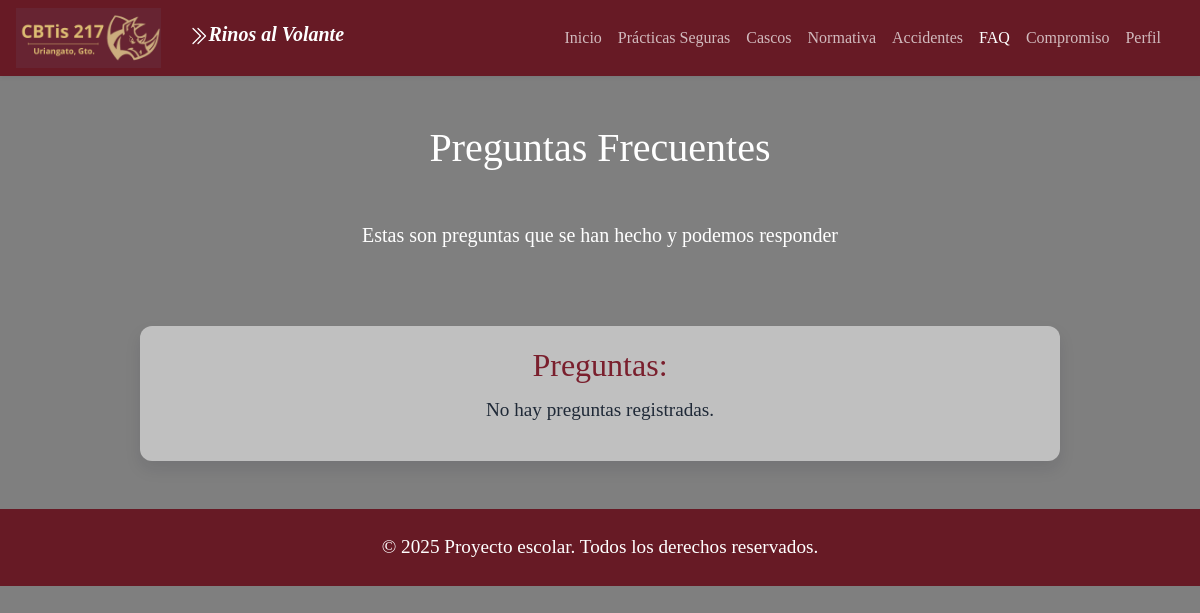
Page /FAQ.php on the earlier database version.
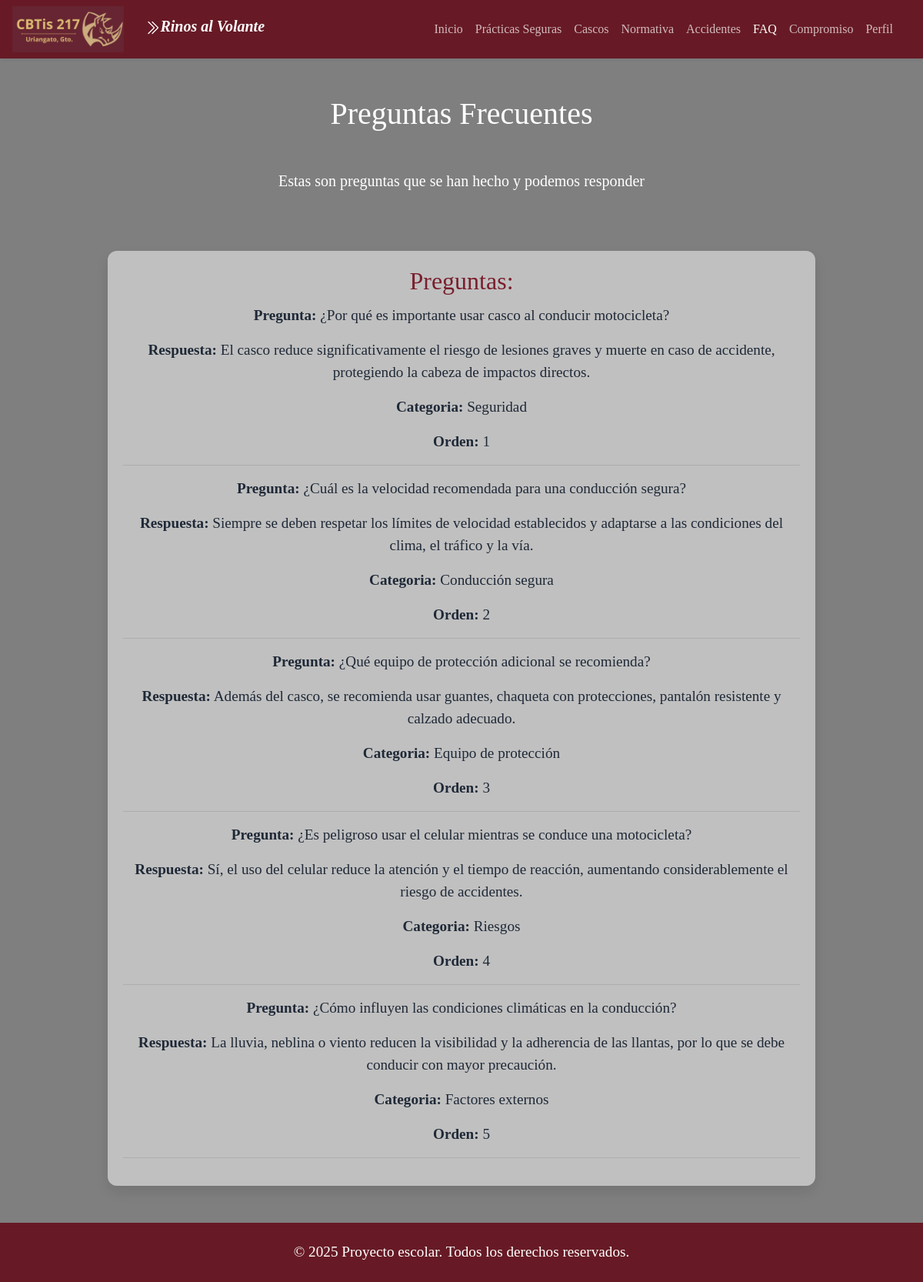
Same page on the later database version.
### tables this page shows
CREATE TABLE faq (
  id INT AUTO_INCREMENT PRIMARY KEY,
  pregunta VARCHAR(255),
  respuesta TEXT,
  categoria VARCHAR(100),
  orden INT
);

### FAQ.php (the view, shortened to what this page needs)
<!DOCTYPE html>
<html lang="en">
<head>
    <link href="https://stackpath.bootstrapcdn.com/bootstrap/4.5.2/css/bootstrap.min.css" rel="stylesheet">
    <link rel="stylesheet" href="CSS/styles.css">
</head>
<body id="fondo">
    <header>
        <nav class="navbar navbar-expand-lg navbar-dark bg-primary shadow-sm">
            <img src="img/rinos2.png" alt="Rinos" style="height: 60px; margin-right: 12px;">
            <div class="container">
                <h1 class="navbar-brand" href="index.html">
                    <img src="img/chevron-double-right.svg" alt="Logo" style="height: 20px; filter: brightness(0) invert(1); "><i>Rinos al Volante</i>
                </h1>
                <div class="collapse navbar-collapse" id="navbarNav">
                    <ul class="navbar-nav ml-auto">
                        <li class="nav-item">
                            <a class="nav-link" href="index.html">Inicio</a>
                        </li>
                        <li class="nav-item">
                            <a class="nav-link" href="PracticasSeguras.html">Prácticas Seguras</a>
                        </li>
                        <li class="nav-item">
                            <a class="nav-link" href="Cascos.php">Cascos</a>
                        </li>
                        <li class="nav-item">
                            <a class="nav-link" href="Normativa.html">Normativa</a>
                        </li>
                        <li class="nav-item">
                            <a class="nav-link" href="Accidentes.php">Accidentes</a>
                        </li>
                        <li class="nav-item active">
                            <a class="nav-link" href="FAQ.php">FAQ<span class="sr-only">(current)</span></a>
                        </li>
                        <li class="nav-item">
                            <a class="nav-link" href="CONTACTOS.php">Compromiso</a>
                        </li>
                        <li class="nav-item">
                            <a class="nav-link" href="profile.html">Perfil </a>
                        </li>
                    </ul>
                </div>
            </div>
        </nav>
    </header>
    <main class="container my-5">
        <h1 class="text-center mb-5 text-white">Preguntas Frecuentes</h1>
        <p class="text-center lead text-white">
            Estas son preguntas que se han hecho y podemos responder
        </p>
        <div class="row justify-content-center" style="padding-top: 60px; ">
            <div class="col-md-10">
                <div class="card shadow-lg border-0">
                    <div class="card-body">
                        <h2 class="card-title text-primary">Preguntas:</h2>
                        <?php
                        $host = "localhost";
                        $user = "root";
                        $pass = "";
                        $db = "seguridad_moto";
                        $con = new mysqli($host, $user, $pass, $db);
                        $sql = "SELECT pregunta, respuesta, categoria, orden FROM faq";
                        $res = $con->query($sql);
                        if ($res->num_rows > 0) {
                            while ($row = $res->fetch_assoc()) {
                                echo "<p><b>Pregunta:</b> " . $row['pregunta'] . "</p>";
                                echo "<p><b>Respuesta:</b> " . $row['respuesta'] . "</p>";
                                echo "<p><b>Categoria:</b> " . $row['categoria'] . "</p>";
                                echo "<p><b>Orden:</b> " . $row['orden'] . "</p>";
                                echo "<hr>";
                            }
                        } else {
                            echo "<p>No hay preguntas registradas.</p>";
                        }
                        ?>
                    </div>
                </div>
            </div>
        </div>
    </main>
<footer class="bg-secondary text-white text-center py-4 mt-5">
        <div class="container">
            <p class="mb-0">&copy; 2025 Proyecto escolar. Todos los derechos reservados.</p>
        </div>
    </footer>
</body>
</html>

### CSS/styles.css (style rules this page uses)
#fondo { font-family: Georgia, "Times New Roman", Times, serif; color: #303f53; background-image: url('../img/masrinoos.jpg'); background-size: cover; background-position: center; background-attachment: fixed; position: relative; -webkit-font-smoothing: antialiased; -moz-osx-font-smoothing: grayscale; }
header, main, footer { position: relative; z-index: 2; }
body::before { content: ''; position: fixed; top: 0; left: 0; width: 100%; height: 100%; background-color: rgba(0, 0, 0, 0.5); pointer-events: none; z-index: 1; }
.navbar-dark .navbar-nav .nav-link { color: rgba(255, 255, 255, 0.702); transition: color 0.2s ease; }
.navbar-dark .navbar-brand { color: #ffffff; font-weight: 700; font-size: 1.25rem; }
.navbar-dark .navbar-brand i { margin-right: 2px; color: #ffffff; }
.bg-primary { background-color: #671a25 !important; }
.bg-secondary { background-color: #671a25 !important; }
.shadow-sm { box-shadow: 0 .125rem .25rem rgba(15,23,42,0.06) !important; }
.shadow-lg { box-shadow: 0 .5rem 1rem rgba(15,23,42,0.10) !important; }
a { color: #5a0f14; }
.profile-card, .card { background-color: #ffffff82; border-radius: 12px; border: 1px solid rgba(15,23,42,0.06); color: #1f2937; }
.container, .card-body { background-color: transparent; }
.text-primary { color: #7a1f2d !important; }
p { text-align: center; font-size: larger; }
h2 { text-align: center; font-size: xx-large; }

Differences in the rows shown:
added faq: pregunta "¿Por qué es importante usar casco al conducir motocicleta?", respuesta "El casco reduce significativamente el riesgo de lesiones graves y muerte en caso de accidente, protegiendo la cabeza de impactos directos.", categoria "Seguridad", orden "1"
added faq: pregunta "¿Cuál es la velocidad recomendada para una conducción segura?", respuesta "Siempre se deben respetar los límites de velocidad establecidos y adaptarse a las condiciones del clima, el tráfico y la vía.", categoria "Conducción segura", orden "2"
added faq: pregunta "¿Qué equipo de protección adicional se recomienda?", respuesta "Además del casco, se recomienda usar guantes, chaqueta con protecciones, pantalón resistente y calzado adecuado.", categoria "Equipo de protección", orden "3"
added faq: pregunta "¿Es peligroso usar el celular mientras se conduce una motocicleta?", respuesta "Sí, el uso del celular reduce la atención y el tiempo de reacción, aumentando considerablemente el riesgo de accidentes.", categoria "Riesgos", orden "4"
added faq: pregunta "¿Cómo influyen las condiciones climáticas en la conducción?", respuesta "La lluvia, neblina o viento reducen la visibilidad y la adherencia de las llantas, por lo que se debe conducir con mayor precaución.", categoria "Factores externos", orden "5"
Other differences:
text no longer shown: "No hay preguntas registradas."
